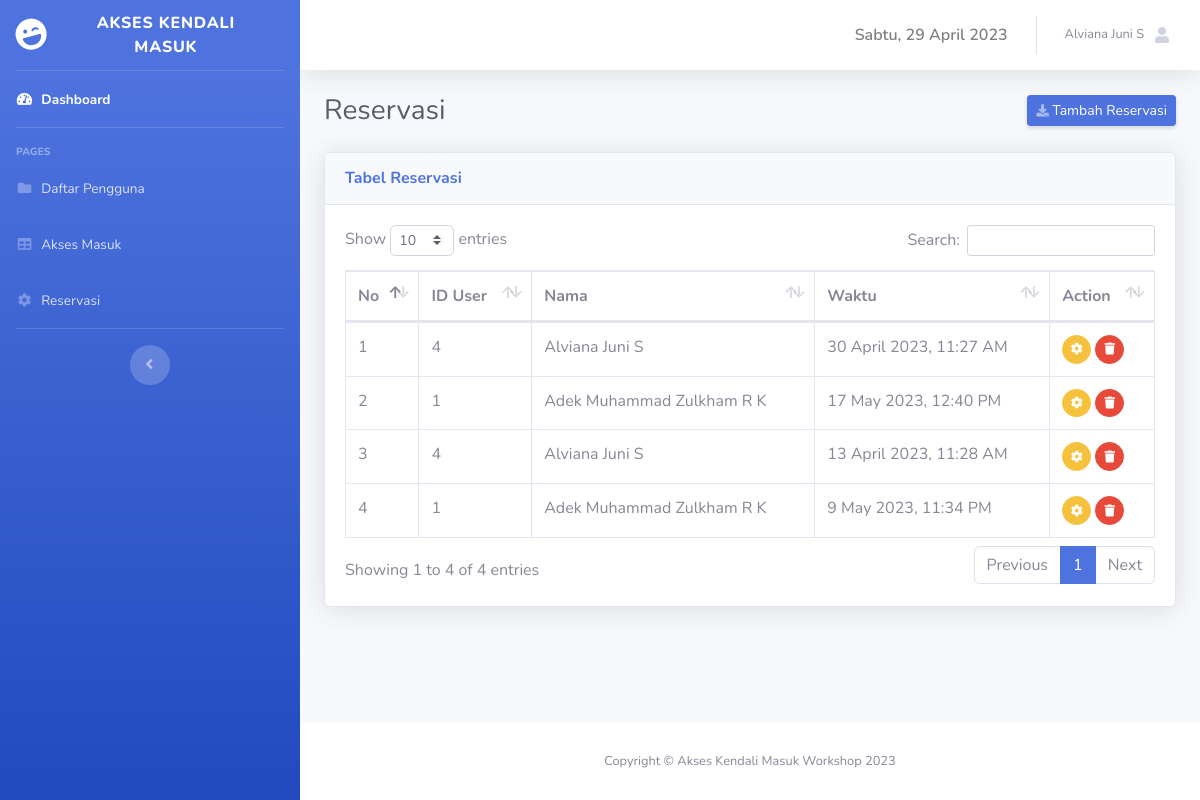
Page /reservasi.php (signed in) on the committed database.
### tables this page shows
CREATE TABLE `reservasi` (
  `id` int(11) NOT NULL,
  `id_user` int(11) NOT NULL,
  `waktu` datetime NOT NULL
);

CREATE TABLE `identitas` (
  `id_user` int(11) NOT NULL,
  `nama` varchar(100) NOT NULL,
  `username` varchar(50) NOT NULL,
  `npm_nip` varchar(20) NOT NULL,
  `prodi` enum('RKS','RPK','RK') NOT NULL,
  `jk` enum('L','P') NOT NULL,
  `no_telp` varchar(12) NOT NULL,
  `pass` varchar(100) NOT NULL,
  `role` enum('owner','admin','user') NOT NULL
);

### reservasi.php (the view, shortened to what this page needs)
<?php
include 'template.php';
?>
<div class="container-fluid">
<div class="d-sm-flex align-items-center justify-content-between mb-4">
    <h1 class="h3 mb-0 text-gray-800">Reservasi</h1>
    <?php
        if ($_SESSION['user']['role'] == 'admin') {
    ?>
    <a data-toggle='modal' data-target='#addReservasiAdmin' class="d-none d-sm-inline-block btn btn-sm btn-primary shadow-sm">
    <i class="fas fa-download fa-sm text-white-50"></i> Tambah Reservasi</a>
    <?php } ?>
</div>
<div class="card shadow mb-4">
    <div class="card-header py-3">
        <h6 class="m-0 font-weight-bold text-primary">Tabel Reservasi</h6>
    </div>
    <div class="card-body">
        <div class="table-responsive">
            <table class="table table-bordered" id="dataTable" width="100%" cellspacing="0">
                <thead>
                    <tr>
                        <th>No</th>
                        <th>ID User</th>
                        <th>Nama</th>
                        <th>Waktu</th>
                        <?php
                            if ($_SESSION['user']['role'] == 'admin') {
                                echo"<th>Action</th>";
                            }
                        ?>
                    </tr>
                </thead>
                <tbody>
                    <?php
                    $sql = "SELECT reservasi.id_user, identitas.nama, reservasi.waktu, reservasi.id FROM `reservasi` inner join identitas on reservasi.id_user = identitas.id_user ";
                    $result = mysqli_query($koneksi,$sql);
                    $no = 1;
                    while($row = mysqli_fetch_row($result)){
                        $idb = $row[3];
                    ?>
                    <tr>
                        <td><?php echo $no++ ?></td>
                        <td><?php echo $row[0] ?></td>
                        <td><?php echo $row[1] ?></td>
                        <td><?php $x = date('j F Y, g:i A', strtotime($row[2])); echo $x ?></td>
                        <?php
                            if ($_SESSION['user']['role'] == 'admin') {
                        ?>
                        <td>
                        <a data-toggle='modal' data-target='#edit<?=$idb;?>' class='btn btn-warning btn-circle btn-sm'>
                            <i class="fas fa-cog"></i>
                        </a>
                        <a data-toggle='modal' data-target='#hapus<?=$idb;?>' class='btn btn-danger btn-circle btn-sm'>
                            <i class="fas fa-trash"></i>
                        </a>
                        </td>
                        <?php } ?>
                    </tr>
                    </div>
                    <?php } ?>
        </div>
    </div>
</div>
<footer class="sticky-footer bg-white">
<div class="container my-auto">
<div class="copyright text-center my-auto">
    <span>Copyright &copy; Akses Kendali Masuk Workshop 2023</span>
</div>
</div>
</footer>
</body>

### template.php (shortened to what this page needs)
<!DOCTYPE html>
<html lang="en">
<head>
    <link href="vendor/fontawesome-free/css/all.min.css" rel="stylesheet" type="text/css">
    <link href="css/sb-admin-2.min.css" rel="stylesheet">
    <link rel="stylesheet" href="https://cdn.jsdelivr.net/npm/flatpickr/dist/flatpickr.min.css">
    <link href="vendor/datatables/dataTables.bootstrap4.min.css" rel="stylesheet">
</head>
<body id="page-top">
    <div id="wrapper">
        <ul class="navbar-nav bg-gradient-primary sidebar sidebar-dark accordion" id="accordionSidebar">
            <a class="sidebar-brand d-flex align-items-center justify-content-center" href="index.php">
                <div class="sidebar-brand-icon rotate-n-15">
                    <i class="fas fa-laugh-wink"></i>
                </div>
                <div class="sidebar-brand-text mx-3">AKSES KENDALI MASUK</div>
            </a>
            <hr class="sidebar-divider my-0">
            <li class="nav-item active">
                <a class="nav-link" href="index.php">
                    <i class="fas fa-fw fa-tachometer-alt"></i>
                    <span>Dashboard</span></a>
            </li>
            <hr class="sidebar-divider">
            <div class="sidebar-heading">
                Pages
            </div>
            <?php
            if ($_SESSION['user']['role'] == 'admin' || $_SESSION['user']['role'] == 'owner' ) { ?>
            <li class="nav-item">
                <a class="nav-link" href="daftarPengguna.php">
                    <i class="fas fa-fw fa-folder"></i>
                    <span>Daftar Pengguna</span></a>
            </li>
            <li class="nav-item">
                <a class="nav-link" href="aksesMasuk.php">
                    <i class="fas fa-fw fa-table"></i>
                    <span>Akses Masuk</span></a>
            </li>
            <?php } ?>
            <?php
            if ($_SESSION['user']['role'] == 'admin' || $_SESSION['user']['role'] == 'user' ) { ?>
            <li class="nav-item">
                <a class="nav-link" href="reservasi.php">
                    <i class="fas fa-fw fa-cog"></i>
                    <span>Reservasi</span></a>
            </li>
            <?php } ?>
            <hr class="sidebar-divider d-none d-md-block">
            <div class="text-center d-none d-md-inline">
                <button class="rounded-circle border-0" id="sidebarToggle"></button>
            </div>
        </ul>
                <div id="content-wrapper" class="d-flex flex-column">
    <div id="content">
    <nav class="navbar navbar-expand navbar-light bg-white topbar mb-4 static-top shadow">
        <ul class="navbar-nav ml-auto">
                <li class="nav-item dropdown no-arrow">
                    <a class="nav-link dropdown-toggle" style="font-weight: 600; color: gray;">
                    </a>
                </li>
            <li class="nav-item dropdown no-arrow">
                <a class="nav-link dropdown-toggle" href="#" id="userDropdown" role="button"
                    data-toggle="dropdown" aria-haspopup="true" aria-expanded="false">
                    <span class="mr-2 d-none d-lg-inline text-gray-600 small"><?php echo $_SESSION['user']['nama'] ;?></span>
                    <i class="fas fa-user fa-fw"></i>
                </a>
            </li>
        </ul>
    </nav>

### rows in the picture
reservasi: id_user "4", id_user.nama "Alviana Juni S", waktu "30 April 2023, 11:27 AM"
reservasi: id_user "1", id_user.nama "Adek Muhammad Zulkham R K", waktu "17 May 2023, 12:40 PM"
reservasi: id_user "4", id_user.nama "Alviana Juni S", waktu "13 April 2023, 11:28 AM"
reservasi: id_user "1", id_user.nama "Adek Muhammad Zulkham R K", waktu "9 May 2023, 11:34 PM"

### other values in the picture
$_SESSION['user']['nama'] "Alviana Juni S"
